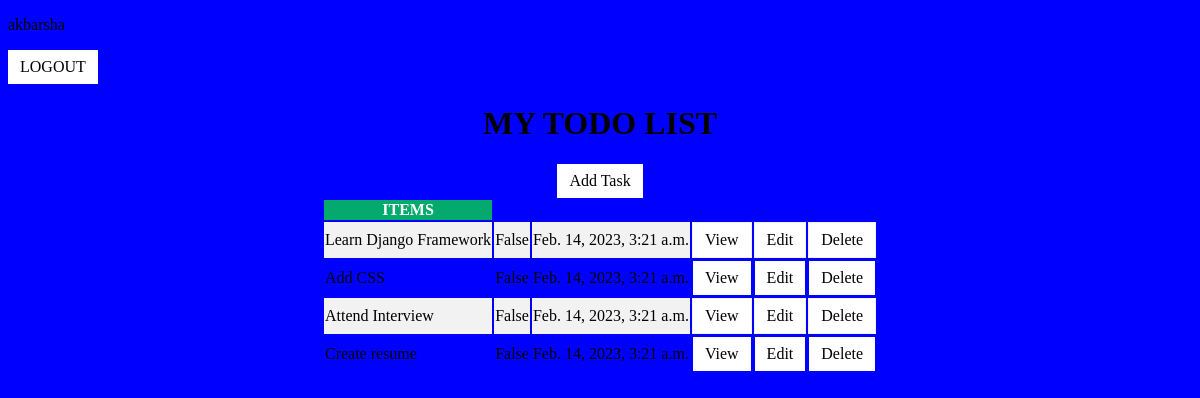
The app's page /todo/task-list/ (signed in) with its own data.
### todo/models.py (models this page shows, shortened)
class Task(models.Model):
    title = models.CharField(max_length=150)
    completed = models.BooleanField(default=False)
    created = models.DateTimeField(auto_now_add=True)

### todo/views.py (the view)
# urls.py: path('task-list/', TaskList.as_view(), name='task'),
class TaskList(ListView):
    model = Task
    context_object_name = 'task'
    template_name = 'tasklist.html'

### templates/tasklist.html (shortened to what this page needs)
{% load static %}
<!DOCTYPE html>
<html lang="en">
<head>
    <link rel="stylesheet" href="{% static 'css/style.css' %}">
</head>
<body>
    {% if request.user.is_authenticated %}
    <p>{{request.user}}</p>
        <a href="">LOGOUT</a>
    {% endif %}
    <h1>MY TODO LIST</h1>
    <center><a href="{% url 'task-create' %}">Add Task</a></center>
    <table>
        <tr>
            <th>ITEMS</th>
        </tr>
        {% for tasks in task %}
        <tr>
            <td>{{tasks.title}}</td>
            <td>{{tasks.completed}}</td>
            <td>{{tasks.created}}</td>
            <td><a href="{% url 'task-detail' tasks.id%}">View</a></td>
            <td><a href="{% url 'task-update' tasks.id%}">Edit</a></td>
            <td><a href="{% url 'task-delete' tasks.id%}">Delete</a></td>
        </tr>
        {% endfor %}
    </table>
</body>
</html>

### todo/static/css/style.css (style rules this page uses)
body { background-color: blue; font-family: verdana; }
h1 { text-align: center; }
table { margin-left: auto; margin-right: auto; }
th { background-color: #04AA6D; color: white; }
tr:nth-child(even) { background-color: #f2f2f2; }
a:link, a:visited { background-color: white; color: black; padding: 8px 12px; text-align: center; text-decoration: none; display: inline-block; }

### records on screen
Task: title "Learn Django Framework", completed "False", created "Feb. 14, 2023, 3:21 a.m."
Task: title "Add CSS", completed "False", created "Feb. 14, 2023, 3:21 a.m."
Task: title "Attend Interview", completed "False", created "Feb. 14, 2023, 3:21 a.m."
Task: title "Create resume", completed "False", created "Feb. 14, 2023, 3:21 a.m."

### other values on screen
{{ request.user }} "akbarsha"
